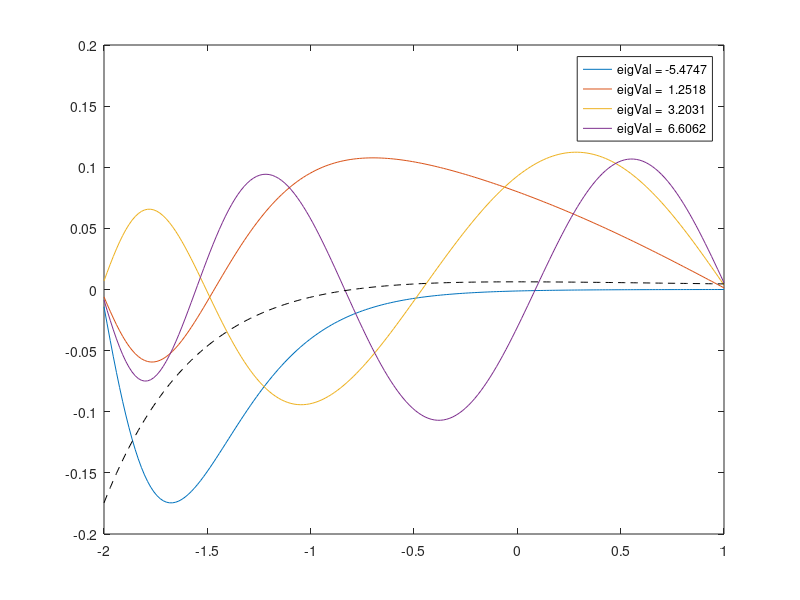

MATLAB code for this plot:
%****************************************************************
% Program 4: Find several lowest eigenmodes V(x) and
% eigenenergies E of 1D Schrodinger equation
% -1/2*hbar^2/m(d2/dx2)V(x) + U(x)V(x) = EV(x)
% for arbitrary potentials U(x)
%****************************************************************
% Parameters for solving problem in the interval -L < x < L
% % PARAMETERS:
a = -2;
b = 1;
% N = 40; % number of cells; N+1 is the number of grid points
% h = L/N; % 1rid spacing

L = b-a; % Interval Length
N = 200; % No of points
x = linspace(a,b,N)'; % Coordinate vector
dx = x(2) - x(1); % Coordinate step
% POTENTIAL, choose one or make your own
U = (1./x)-(1+1./x).*exp(-2.*x); % quadratic harmonic oscillator potential
%U = 1/2*x.^(4); % quartic potential
% Finite square well of width 2w and depth given
%w = L/50;
%U = -500*(heaviside(x+w)-heaviside(x-w));
% Two finite square wells of width 2w and distance 2a apart
%w = L/50; a=3*w;
%U = -200*(heaviside(x+w-a) - heaviside(x-w-a) ...
% + heaviside(x+w+a) - heaviside(x-w+a));
% Three-point finite-difference representation of Laplacian
% using sparse matrices, where you save memory by only
% storing non-zero matrix elements
e = ones(N,1); Lap = spdiags([e -2*e e],[-1 0 1],N,N)/dx^2;
% Total Hamiltonia
hbar = 1; m = 1; % constants for Hamiltonian
H = -1/2*Lap + spdiags(U,0,N,N);
% Find lowest nmodes eigenvectors and eigenvalues of sparse matrix
nmodes = 4; options.disp = 0;
[V,E] = eigs(H,nmodes,'sa',options); % find eigs
[E,ind] = sort(diag(E));% convert E to vector and sort low to high
V = V(:,ind); % rearrange corresponding eigenvectors
% Generate plot of lowest energy eigenvectors V(x) and U(x)
Usc = U*max(abs(V(:)))/max(abs(U)); % rescale U for plotting
plot(x,V,x,Usc,'--k'); % plot V(x) and rescaled U(x)
% Add legend showing Energy of plotted V(x)
lgnd_str = [repmat('eigVal = ',nmodes,1),num2str(E)];
legend(lgnd_str) % place lengend string on plot
shg